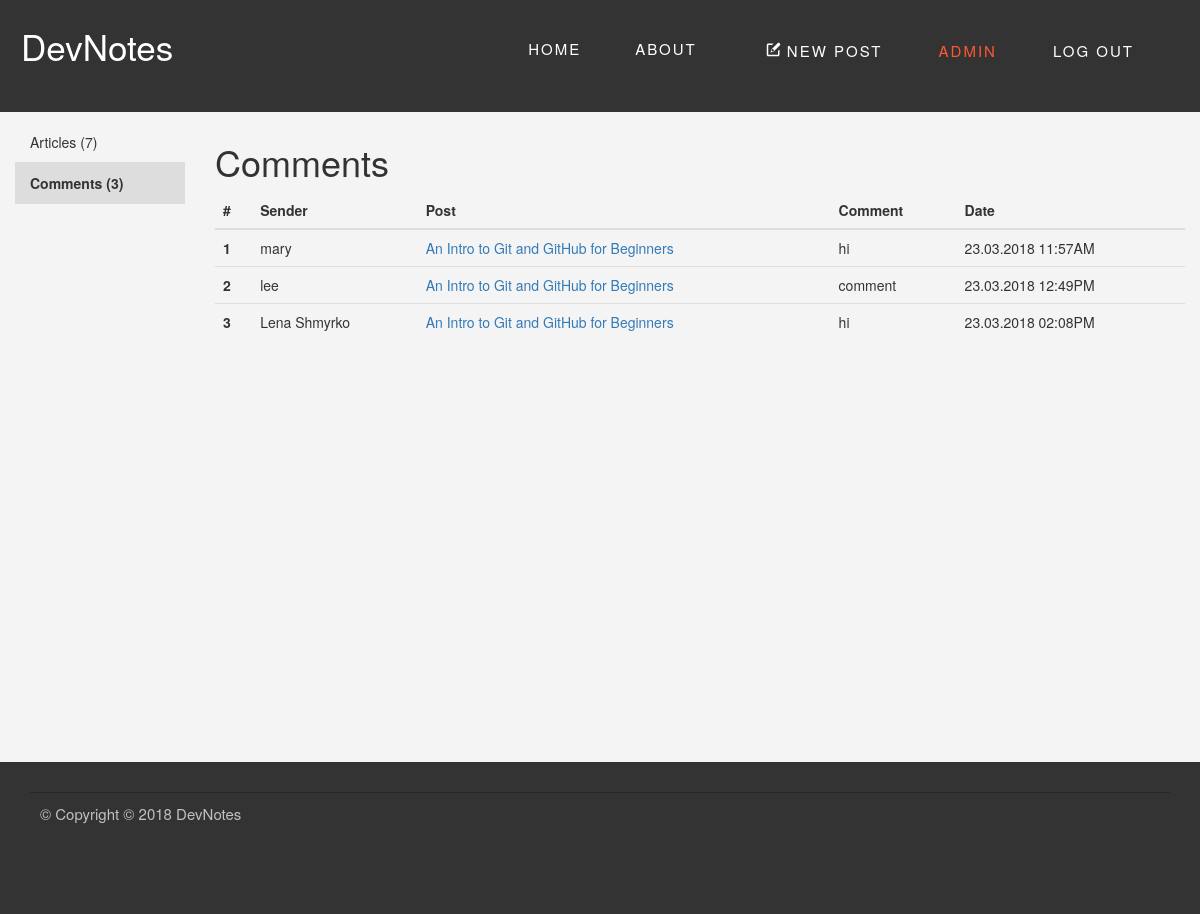
/admin/comments (signed in), run on the app's committed database.
### my_blog/blueprints/blog/models.py (models this page shows, shortened)
class Comment(db.Model):
    id = db.Column(db.Integer, primary_key=True)
    sender = db.Column(db.String(128))
    picture_url = db.Column(db.String(128))
    date = db.Column(db.DateTime)
    content = db.Column(db.String(516))
    blogpost_id = db.Column(db.Integer, db.ForeignKey('blog_post.id'),
                            nullable=False)
    level = db.Column(db.Integer)
    @staticmethod
    def get_all():
        return Comment.query.all()
    def get_blogpost(self):
        return BlogPost.get_by_id(self.blogpost_id)
    def formated_date(self):
        return "{0:%d.%m.%Y  %I:%M%p}".format(self.date).upper()

class BlogPost(db.Model):
    id = db.Column(db.Integer, primary_key=True)
    _title = db.Column(db.String(128))
    date = db.Column(db.DateTime)
    content = db.Column(db.String)
    imagePath = db.Column(db.String)
    published = db.Column(db.Boolean)
    url = db.Column(db.String(128))
    _tags = db.relationship('Tag',
                            secondary=tags,
                            lazy='joined',
                            backref=db.backref('BlogPost',
                                               lazy='dynamic'))
    comments = db.relationship('Comment',
                               backref='blogpost',
                               lazy='dynamic')
    @staticmethod
    def get_by_id(post_id):
        return BlogPost.query.get(post_id)
    @staticmethod
    def get_all():
        return BlogPost.query.all()
    @property
    def title(self):
        return self._title
    @property
    def tags(self):
        return ",".join([tag.name for tag in self._tags])
    @tags.setter
    def tags(self, string):
        if string:
            self._tags = [Tag.get_or_create(tag)
                          for tag in string.split(',')]
        else:
            self._tags = []

### my_blog/blueprints/admin/views.py (the view)
@admin.route('/comments')
@login_required
def comments_panel():
    return render_template('admin-comments_panel.html',
                           blogposts=BlogPost.get_all(),
                           comments=Comment.get_all(),
                           blogposts_qty=len(BlogPost.get_all()),
                           comments_qty=len(Comment.get_all()))

### my_blog/app.py (called while the page is built)
@login_manager.user_loader
def load_user(user_id):
    u = User.query.get(user_id)
    return u

### my_blog/blueprints/admin/templates/admin-comments_panel.html (shortened to what this page needs)
{% extends "base.html" %}
{% block header %}
  <div class="header--standard">
    <nav class="navbar" role="navigation">
      <a class="navbar__logo" href="{{url_for('main.index')}}">DevNotes</a>
      <div class="navbar-main">
        <a class="navbar-item" href="{{url_for('main.index')}}">HOME</a>
        <a class="navbar-item" href="#">ABOUT</a>
        {% if current_user.is_authenticated %}
          <div class="navbar-admin">
          <a class="navbar-item" href="{{url_for('blog.add')}}">
            <svg class="icon">
              <use xlink:href="{{ url_for('static', filename='img/sprite.svg#icon-new-message') | replace('%23', '#')}}"></use>
            </svg>
            NEW POST
          </a>
          <a class="navbar-item active" href="{{url_for('admin.blogposts_panel')}}">
            ADMIN
          </a>
          <a class="navbar-item" href="{{url_for('auth.logout')}}">LOG OUT</a>
          </div>
        {% endif %}
      </div>
    </nav>
  </div>
{% endblock %}
{% block content %}
<div class="col-md-2 admin-panel">
  <ul class="nav flex-column">
    <li class="nav-item">
      <a class="nav-link" href="{{ url_for('admin.blogposts_panel') }}">Articles ({{ blogposts_qty }})</a>
    </li>
    <li class="nav-item active">
      <a class="nav-link active" href="#">Comments ({{ comments_qty }})</a>
    </li>
  </ul>
</div>
<div class="col-md-10 ">
  <h1>
    Comments
  </h1>
  {% if comments %}
    <table class="table">
      <thead>
        <tr>
          <th scope="col">#</th>
          <th scope="col">Sender</th>
          <th scope="col">Post</th>
          <th scope="col">Comment</th>
          <th scope="col">Date</th>
        </tr>
      </thead>
      <tbody>
        {% for comment in comments %}
          <tr>
            <th scope="row">{{ comment.id }}</th>
            <td>{{ comment.sender }}</td>
            <td><a href="{{url_for('blog.read', post_url=comment.get_blogpost().url)}}">{{ comment.get_blogpost().title }}</a></td>
            <td>{{ comment.content }}</td>
            <td>{{ comment.formated_date() }}</td>
          </tr>
        {% endfor %}
      </tbody>
    </table>
  {% else %}
    <p>There is no commetns yet.</p>
  {% endif %}
</div>
{% endblock %}

### my_blog/static/css/main.css (style rules this page uses)
body { background:#F4F4F4; margin:0; font-family: Oswald, "Helvetica Neue", Arial, Helvetica, Verdana, sans-serif; }
.header--standard { height: 14vh; background: #333; }
.navbar { position:absolute; top:0; width: 100%; z-index: 50; margin-bottom: 0; vertical-align: middle; padding:1rem; }
.navbar-main, .navbar-admin { display: inline-block; padding:1.5rem; height:100%; vertical-align: middle; }
.header--standard .navbar-main { float: right; }
.navbar-item { height: 5rem; padding: 2.5rem; font-size: 18px; line-height: 20px; color: white; font-size: 1.5rem; letter-spacing: 2px; }
.navbar-main a.navbar-item.active { color:#FF5733; cursor:default; }
.navbar__logo, .navbar__logo:active { padding:1rem; font-family: Oswald, "Helvetica Neue", Arial, Helvetica, Verdana, sans-serif; display:inline-block; text-align: left; color:white; font-size:3.5rem; background-color: white; color: transparent; text-shadow:none; -webkit-background-clip: text; -moz-background-clip: text; background-clip: text; text-decoration:none; }
.admin-panel a, .admin-panel a:active, .admin-panel a:hover { color:#333333; text-decoration:none; }
.admin-panel a.active, .admin-panel .nav-item.active, .nav>li>a.active:hover { cursor:default; font-weight:bold; background:#DDDDDD; }
.admin-panel li { border-bottom:1px #DDDDDD solid; }
.icon { fill: currentColor; height:1.5rem; width:1.5rem; }

### data on the page
Comment: id "1", sender "mary", get_blogpost "An Intro to Git and GitHub for Beginners", content "hi", formated_date "23.03.2018 11:57AM"
Comment: id "2", sender "lee", get_blogpost "An Intro to Git and GitHub for Beginners", content "comment", formated_date "23.03.2018 12:49PM"
Comment: id "3", sender "Lena Shmyrko", get_blogpost "An Intro to Git and GitHub for Beginners", content "hi", formated_date "23.03.2018 02:08PM"

### other printed values
{{ blogposts_qty }} "7"
{{ comments_qty }} "3"
